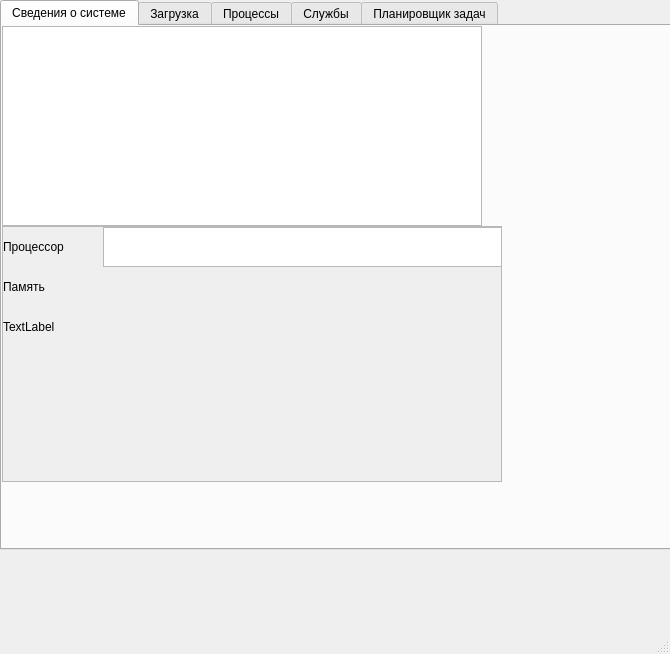
<?xml version="1.0" encoding="UTF-8"?>
<ui version="4.0">
 <class>MainWindow</class>
 <widget class="QMainWindow" name="MainWindow">
  <property name="geometry">
   <rect>
    <x>0</x>
    <y>0</y>
    <width>670</width>
    <height>654</height>
   </rect>
  </property>
  <property name="windowTitle">
   <string>Системный монитор</string>
  </property>
  <widget class="QWidget" name="centralwidget">
   <widget class="QTabWidget" name="tabWidget">
    <property name="geometry">
     <rect>
      <x>0</x>
      <y>0</y>
      <width>1150</width>
      <height>550</height>
     </rect>
    </property>
    <property name="currentIndex">
     <number>0</number>
    </property>
    <widget class="QWidget" name="tab_1">
     <attribute name="title">
      <string>Сведения о системе</string>
     </attribute>
     <widget class="QTextEdit" name="textEdit_1">
      <property name="geometry">
       <rect>
        <x>0</x>
        <y>0</y>
        <width>480</width>
        <height>200</height>
       </rect>
      </property>
      <property name="sizePolicy">
       <sizepolicy hsizetype="Preferred" vsizetype="Preferred">
        <horstretch>0</horstretch>
        <verstretch>0</verstretch>
       </sizepolicy>
      </property>
      <property name="styleSheet">
       <string notr="true">border-color: rgb(255, 255, 255);
border.transparent
</string>
      </property>
     </widget>
     <widget class="QScrollArea" name="scrollArea">
      <property name="geometry">
       <rect>
        <x>0</x>
        <y>200</y>
        <width>500</width>
        <height>256</height>
       </rect>
      </property>
      <property name="widgetResizable">
       <bool>true</bool>
      </property>
      <widget class="QWidget" name="scrollAreaWidgetContents">
       <property name="geometry">
        <rect>
         <x>0</x>
         <y>0</y>
         <width>498</width>
         <height>254</height>
        </rect>
       </property>
       <widget class="QLabel" name="label">
        <property name="geometry">
         <rect>
          <x>0</x>
          <y>0</y>
          <width>100</width>
          <height>40</height>
         </rect>
        </property>
        <property name="text">
         <string>Процессор</string>
        </property>
       </widget>
       <widget class="QTextEdit" name="textEdit_cpu">
        <property name="geometry">
         <rect>
          <x>100</x>
          <y>0</y>
          <width>400</width>
          <height>40</height>
         </rect>
        </property>
       </widget>
       <widget class="QLabel" name="label_3">
        <property name="geometry">
         <rect>
          <x>0</x>
          <y>40</y>
          <width>100</width>
          <height>40</height>
         </rect>
        </property>
        <property name="text">
         <string>Память</string>
        </property>
       </widget>
       <widget class="QLabel" name="label_4">
        <property name="geometry">
         <rect>
          <x>0</x>
          <y>80</y>
          <width>100</width>
          <height>40</height>
         </rect>
        </property>
        <property name="text">
         <string>TextLabel</string>
        </property>
       </widget>
      </widget>
     </widget>
    </widget>
    <widget class="QWidget" name="tab_2">
     <attribute name="title">
      <string>Загрузка</string>
     </attribute>
    </widget>
    <widget class="QWidget" name="tab_3">
     <attribute name="title">
      <string>Процессы</string>
     </attribute>
     <widget class="QTextEdit" name="textEdit_2">
      <property name="geometry">
       <rect>
        <x>0</x>
        <y>0</y>
        <width>480</width>
        <height>120</height>
       </rect>
      </property>
     </widget>
    </widget>
    <widget class="QWidget" name="tab_4">
     <attribute name="title">
      <string>Службы</string>
     </attribute>
    </widget>
    <widget class="QWidget" name="tab_5">
     <attribute name="title">
      <string>Планировщик задач</string>
     </attribute>
    </widget>
   </widget>
  </widget>
  <widget class="QMenuBar" name="menubar">
   <property name="geometry">
    <rect>
     <x>0</x>
     <y>0</y>
     <width>670</width>
     <height>22</height>
    </rect>
   </property>
  </widget>
  <widget class="QStatusBar" name="statusbar"/>
 </widget>
 <resources/>
 <connections/>
</ui>
